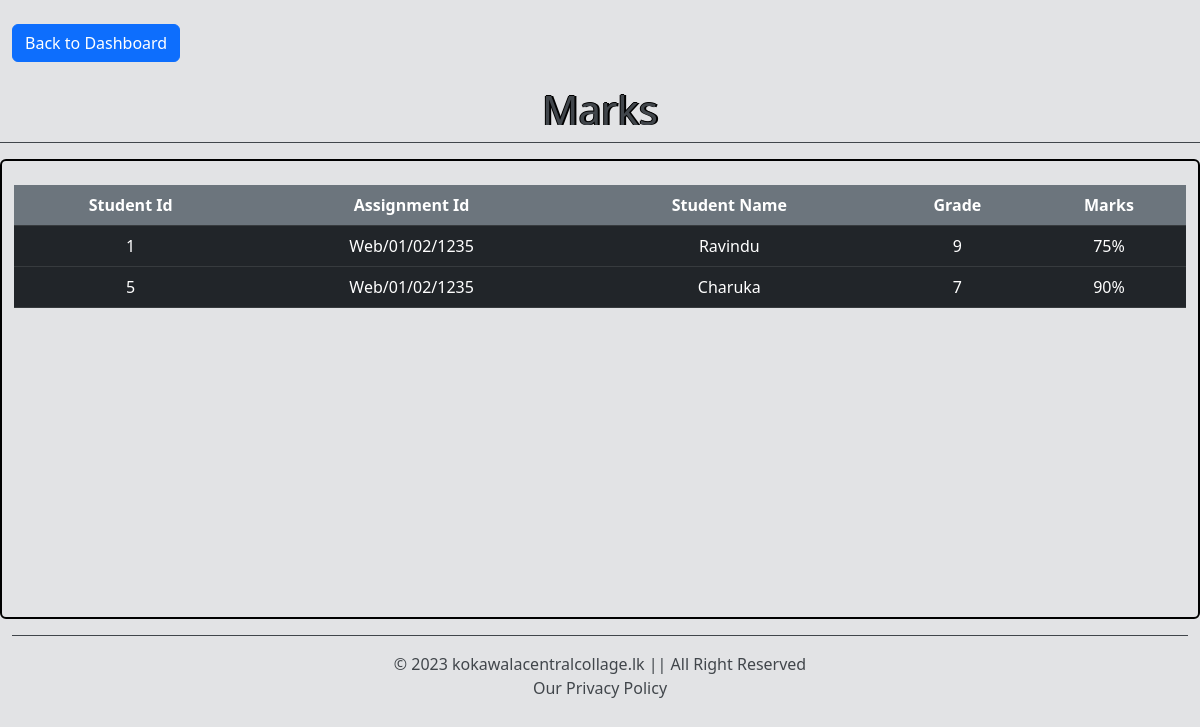
Screenshot of /Second_Assignment/stAssignmentMarks.php with the database file from the repository.
### tables this page shows
CREATE TABLE IF NOT EXISTS `release_assignment_marks` (
  `rm_id` int NOT NULL AUTO_INCREMENT,
  `stu_id` int NOT NULL,
  `ass_id` varchar(50) NOT NULL,
  `stu_name` varchar(50) NOT NULL,
  `stu_grade` varchar(50) NOT NULL,
  `stu_marks` char(50) NOT NULL,
  PRIMARY KEY (`rm_id`)
);

### Second_Assignment/stAssignmentMarks.php (the view, shortened to what this page needs)
<!DOCTYPE html>
<html>
    <head>
        <link rel="stylesheet" href="bootstrap.css"/>
        <link rel="stylesheet" href="style.css"/>
    </head>
    <body class="list-group-item-secondary">
        <div class="container-fluid">
            <div class="row">
            <div class="col-12">
                    <br/>
                    <button class="btn btn-primary animation" onclick="backtoSDashboard();">Back to Dashboard</button>
                </div>
            </div>
            <div class="row">
                <div class="col-12 mt-4 text-center animation">
                    <h1 style="text-shadow: -1px 0 black, 2px 0 black, 0 -1px black;">Marks</h1>
                </div>
                <hr class="animation"/>
                    <div class="col-12 d1 animation">
                        <div class="row">
                            <div class="col-12">
                                <br/>
                                <table class="table table-responsive table-dark text-center animation">
                                    <tr>
                                        <th class="bg-secondary">Student Id</th>
                                        <th class="bg-secondary">Assignment Id</th>
                                        <th class="bg-secondary">Student Name</th>
                                        <th class="bg-secondary">Grade</th>
                                        <th class="bg-secondary">Marks</th>
                                    </tr>
                                    <?php
                                    $dbms = mysqli_connect("localhost","root","Kh@17052002","student_management_system","3306");
                                    $select = "SELECT * FROM `release_assignment_marks`";
                                    $rs = $dbms->query($select);
                                    $num = $rs->num_rows;
                                    if($num > 0){
                                        while($result = $rs->fetch_assoc()){
                                            echo "
                                            <tr>
                                                <td>".$result["stu_id"]."</td>
                                                <td>".$result["ass_id"]."</td>
                                                <td>".$result["stu_name"]."</td>
                                                <td>".$result["stu_grade"]."</td>
                                                <td>".$result["stu_marks"]."</td>
                                            </tr>
                                            ";
                                        }
                                    }
                                    ?>
                                </table>
                            </div>
                        </div>
                    </div>
                <div class="col-12">
                    <hr class="animation"/>
                </div>
                <p class="animation text-center">&copy; 2023 kokawalacentralcollage.lk || All Right Reserved <br/> <span>Our Privacy Policy</span></p>
            </div>
        </div>
    </body>
</html>

### Second_Assignment/style.css (style rules this page uses)
.animation { opacity: 10%; transform: translateY(30px); animation: moveup 1s linear forwards; }
.d1 { height: 460px; border-style: solid; border-radius: 6px; border-color: black; border-width: 2px; overflow: hidden; overflow: scroll; }

### rows the page displays
release_assignment_marks: stu "1", ass "Web/01/02/1235", stu_name "Ravindu", stu_grade "9", stu_marks "75%"
release_assignment_marks: stu "5", ass "Web/01/02/1235", stu_name "Charuka", stu_grade "7", stu_marks "90%"
